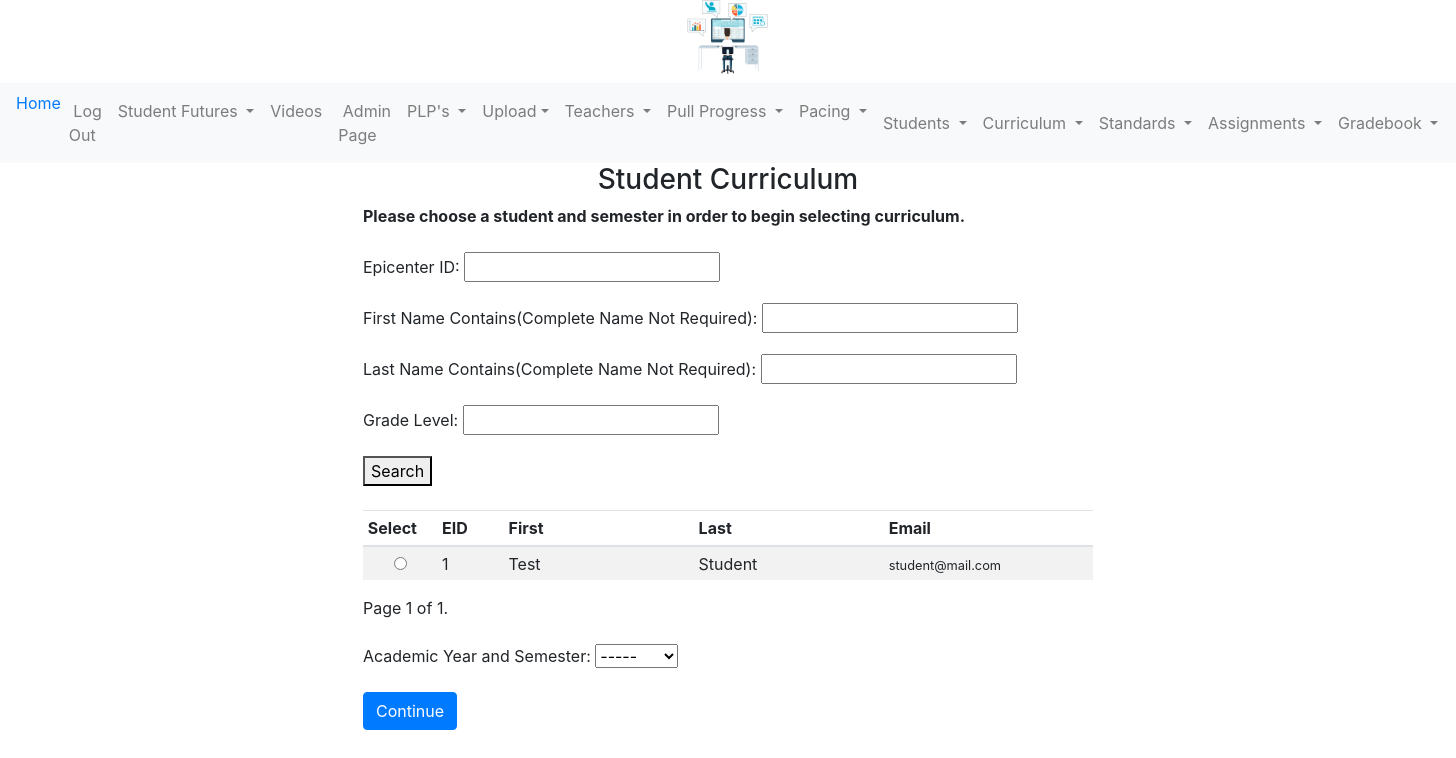
/enroll-student/ (signed in), run on the app's committed database.
### mygrades/models.py (models this page shows, shortened)
class Student(models.Model):
    GRADELEVEL = [
        ("PK", "Pre-K"),
        ("K", "K"),
        ("1", "1"),
        ("2", "2"),
        ("3", "3"),
        ("4", "4"),
        ("5", "5"),
        ("6", "6"),
        ("7", "7"),
        ("8", "8"),
        ("High School", "High School"),
    ]
    epicenter_id = models.CharField(
        null=False, blank=False, unique=True, max_length=10
    )
    last_name = models.CharField(null=False, max_length=50)
    first_name = models.CharField(null=False, max_length=50)
    email = models.EmailField(null=False, max_length=120)
    phone_number = models.CharField(null=False, max_length=50)
    additional_email = models.EmailField(max_length=120, null=True)
    additional_phone_number = models.CharField(max_length=20, null=True)
    grade = models.CharField(max_length=20, choices=GRADELEVEL, null=False)
    curriculum = models.ForeignKey('curriculum', null=True, blank=True, on_delete=models.SET_NULL)
    teacher_email = models.CharField(max_length=75, null=False)
    birthdate = models.DateField(max_length=30, null=True)
    goog_calendar = models.CharField(max_length=200, null=True)

### mygrades/views.py (the view, shortened to what this page needs)
# urls.py: path("enroll-student/", enroll_student_step1, name='enroll_student_step1'),
@login_required
def enroll_student_step1(request):
    qs = Student.objects.filter(teacher_email=request.user.email)
    student_filter = StudentFilter(request.GET, queryset=qs)
    p = Paginator(student_filter.qs, 10)
    page = request.GET.get('page',1)
    object_list = p.get_page(page)
    template_name = "enroll_student_view.html"
    semester_options = generate_semester_choices()
    context = {"object_list": object_list, "semester_options":semester_options, "filter":student_filter}
    return render(request, template_name, context)

### mygrades/forms.py (called while the page is built)
def generate_semester_choices(for_choice_field=False):
    now = timezone.now()
    current_year = now.year
    start = current_year
    july_end = datetime.datetime(current_year,7,30)
    july_end_tz_aware = timezone.make_aware(july_end, timezone.get_default_timezone())
    if now < july_end_tz_aware:
        start = current_year - 1
    options = []
    options.append("%s-%s-%s" % (str(start)[2:],str(start+1)[2:], "A"))
    options.append("%s-%s-%s" % (str(start)[2:],str(start+1)[2:], "B"))
    options.append("%s-%s-%s" % (str(start+1)[2:],str(start+2)[2:], "A"))
    options.append("%s-%s-%s" % (str(start+1)[2:],str(start+2)[2:], "B"))
    if for_choice_field:
        choices = []
        for option in options:
            choices.append((option,option))
        return choices
    return options

### mygrades/templates/enroll_student_view.html (shortened to what this page needs)
{% extends "base.html" %}
{% block content %}
<h3 align="center">Student Curriculum</h3>
<b>Please choose a student and semester in order to begin selecting curriculum.</b>
<br/><br/>
<form method="get">
    {{ filter.form.as_p }}
    <button type="submit">Search</button>
</form>
<br/>
<form method="POST" action=".">  {% csrf_token %}
    <table class="table table-sm table-striped">
    <thead>
    <tr>
      <th style="width: 7%">Select</th>
      <th style="width: 7%">EID</th>
      <th style="width: 20%">First</th>
      <th style="width: 20%">Last</th>
      <th style="width: 22%">Email</th>
    </tr>
    <thead>
    <tbody>
    {% for object in object_list %}
    <tr>
        <td align="center"><input type="radio" name="student_pk" value="{{ object.pk }}" required></td><td>{{ object.epicenter_id }}</td><td>{{ object.first_name }}</td><td>{{ object.last_name }}</td><td><small>{{ object.email }}</small></td>
    </tr>
    {% endfor %}
    </tbody>
    </table>
    <div class="pagination">
        <span class="step-links">
            <span class="current">
                Page {{ object_list.number }} of {{ object_list.paginator.num_pages }}.
            </span>
        </span>
    </div>
    <br/>
    Academic Year and Semester:
    <select name="semester" required>
        <option value=""> ----- </option>
    </select><br/>
    <br/>
    <input class="btn btn-primary" type="submit" value="Continue">
</form>
{% endblock %}

### data on the page
Student: epicenter_id "1", first_name "Test", last_name "Student", email "student@mail.com"

### other printed values
{{ object_list.number }} "1"
{{ object_list.paginator.num_pages }} "1"
